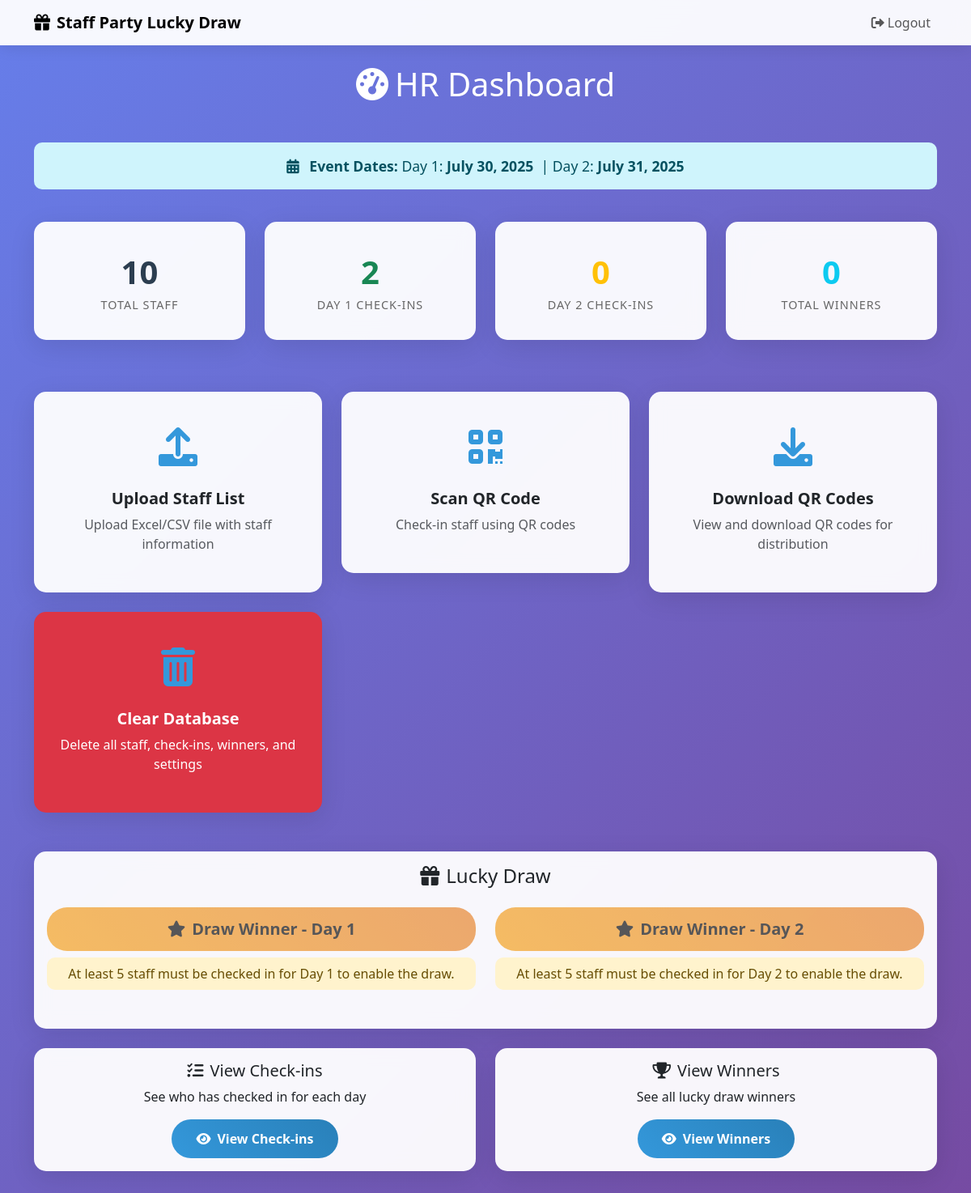
Before: /dashboard/ (signed in) with the older database file.
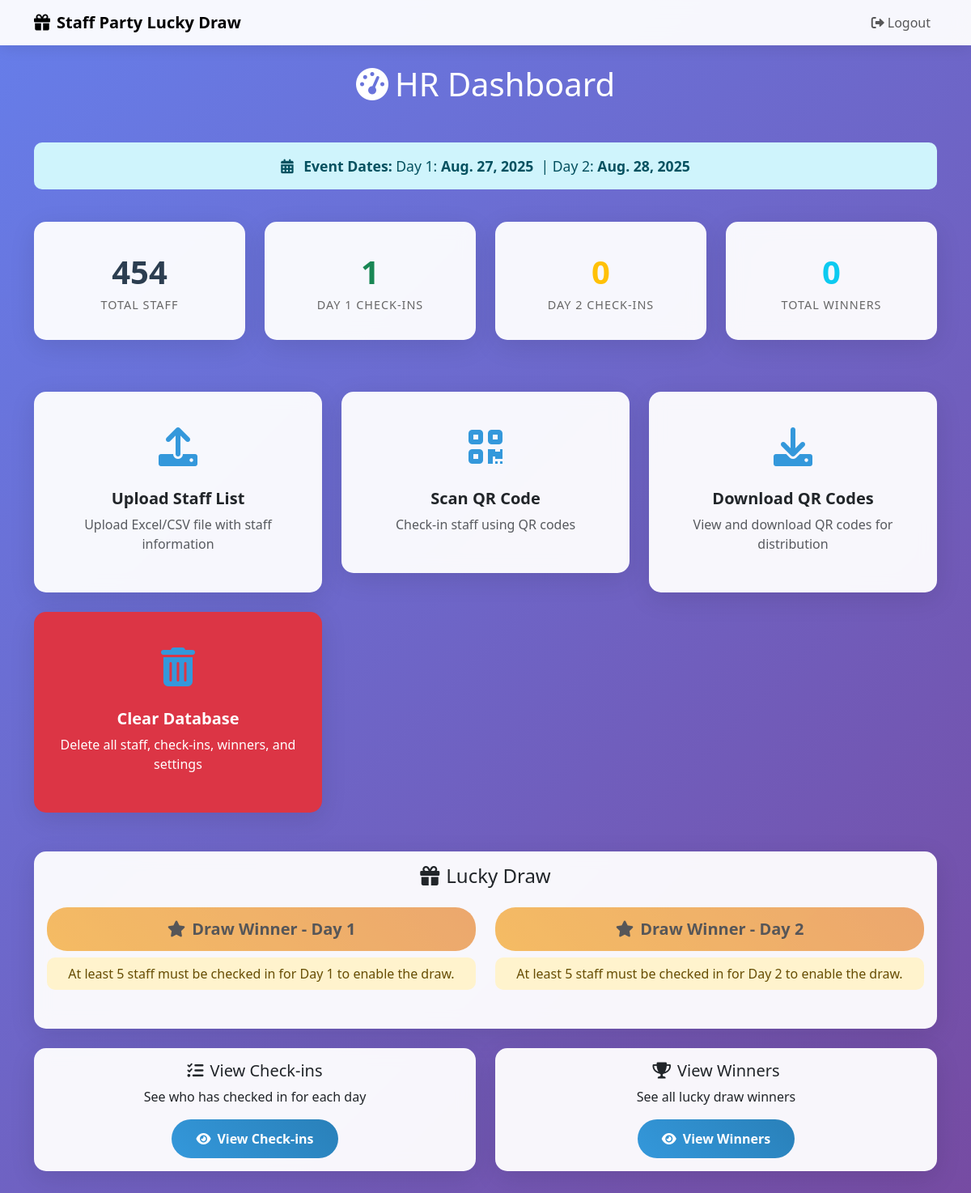
After: the same page with the newer database file.
### lucky_draw/models.py (models this page shows, shortened)
class EventSettings(models.Model):
    day1_date = models.DateField(null=True, blank=True)
    day2_date = models.DateField(null=True, blank=True)
    updated_at = models.DateTimeField(auto_now=True)
    @classmethod
    def get_solo(cls):
        obj, created = cls.objects.get_or_create(pk=1)
        return obj

### lucky_draw/views.py (the view)
# urls.py: path('dashboard/', views.dashboard, name='dashboard'),
@login_required
def dashboard(request):
    settings = EventSettings.get_solo()
    if not settings.day1_date or not settings.day2_date:
        return redirect('set_event_dates')
    day1_checkins_count = CheckIn.objects.filter(day=1).count()
    day2_checkins_count = CheckIn.objects.filter(day=2).count()
    clear_db_env = os.getenv('CLEAR_DB_ENABLED', 'True').strip().lower()
    clear_db_enabled = clear_db_env in ['true', '1', 'yes', 'on']
    context = {
        'total_staff': Staff.objects.count(),
        'day1_checkins': day1_checkins_count,
        'day2_checkins': day2_checkins_count,
        'day1_winners': Winner.objects.filter(day=1).count(),
        'day2_winners': Winner.objects.filter(day=2).count(),
        'event_settings': settings,
        'can_draw_day1': day1_checkins_count >= 5,
        'can_draw_day2': day2_checkins_count >= 5,
        'draw_msg_day1': '' if day1_checkins_count >= 5 else 'At least 5 staff must be checked in for Day 1 to enable the draw.',
        'draw_msg_day2': '' if day2_checkins_count >= 5 else 'At least 5 staff must be checked in for Day 2 to enable the draw.',
        'clear_db_enabled': clear_db_enabled,
    }
    return render(request, 'lucky_draw/dashboard.html', context)

### lucky_draw/templates/lucky_draw/dashboard.html (shortened to what the changed rows need)
{% extends 'lucky_draw/base.html' %}
{% block content %}
<div class="container">
    <div class="row mb-4">
        <div class="col-12">
            <h1 class="text-center text-white mb-4">
                <i class="fas fa-tachometer-alt me-2"></i>HR Dashboard
            </h1>
        </div>
    </div>
    {% if event_settings.day1_date and event_settings.day2_date %}
    <div class="row mb-4">
        <div class="col-12">
            <div class="alert alert-info text-center" style="font-size:1.1rem;">
                <i class="fas fa-calendar-alt me-2"></i>
                <strong>Event Dates:</strong>
                Day 1: <span class="fw-bold">{{ event_settings.day1_date }}</span> &nbsp;|
                Day 2: <span class="fw-bold">{{ event_settings.day2_date }}</span>
            </div>
        </div>
    </div>
    {% endif %}
    <div class="row mb-5">
        <div class="col-md-3 mb-3">
            <div class="card stats-card">
                <div class="stats-number">{{ total_staff }}</div>
                <div class="stats-label">Total Staff</div>
            </div>
        </div>
        <div class="col-md-3 mb-3">
            <div class="card stats-card">
                <div class="stats-number text-success">{{ day1_checkins }}</div>
                <div class="stats-label">Day 1 Check-ins</div>
            </div>
        </div>
    </div>
</div>
{% endblock %}

Changed rows visible on the page:
changed EventSettings: day1_date "July 30, 2025" → "Aug. 27, 2025"; day2_date "July 31, 2025" → "Aug. 28, 2025"
Other visible differences:
{{ total_staff }}: "10" → "454"
{{ day1_checkins }}: "2" → "1"
